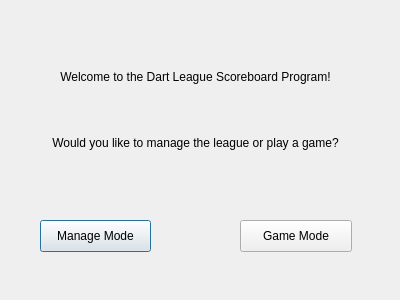
<?xml version="1.0" encoding="UTF-8"?>
<ui version="4.0">
 <class>StartupMenu</class>
 <widget class="QDialog" name="StartupMenu">
  <property name="geometry">
   <rect>
    <x>0</x>
    <y>0</y>
    <width>400</width>
    <height>300</height>
   </rect>
  </property>
  <property name="windowTitle">
   <string>Dialog</string>
  </property>
  <widget class="QPushButton" name="pushButton">
   <property name="geometry">
    <rect>
     <x>40</x>
     <y>220</y>
     <width>111</width>
     <height>32</height>
    </rect>
   </property>
   <property name="text">
    <string>Manage Mode</string>
   </property>
  </widget>
  <widget class="QPushButton" name="GameButton">
   <property name="geometry">
    <rect>
     <x>240</x>
     <y>220</y>
     <width>112</width>
     <height>32</height>
    </rect>
   </property>
   <property name="text">
    <string>Game Mode</string>
   </property>
  </widget>
  <widget class="QLabel" name="label">
   <property name="geometry">
    <rect>
     <x>20</x>
     <y>50</y>
     <width>351</width>
     <height>121</height>
    </rect>
   </property>
   <property name="text">
    <string>&lt;html&gt;&lt;head/&gt;&lt;body&gt;&lt;p align=&quot;center&quot;&gt;Welcome to the Dart League Scoreboard Program!&lt;/p&gt;&lt;p&gt;&lt;br/&gt;&lt;/p&gt;&lt;p align=&quot;center&quot;&gt;Would you like to manage the league or play a game?&lt;/p&gt;&lt;/body&gt;&lt;/html&gt;</string>
   </property>
  </widget>
 </widget>
 <resources/>
 <connections/>
</ui>
